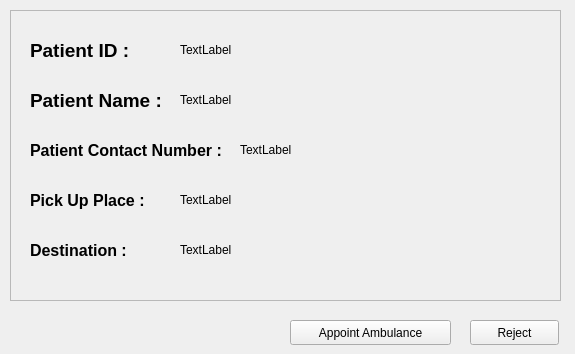
<?xml version="1.0" encoding="UTF-8"?>
<ui version="4.0">
 <class>Form</class>
 <widget class="QWidget" name="Form">
  <property name="geometry">
   <rect>
    <x>0</x>
    <y>0</y>
    <width>575</width>
    <height>354</height>
   </rect>
  </property>
  <property name="windowTitle">
   <string>Ambulance Profile</string>
  </property>
  <widget class="QFrame" name="frame">
   <property name="geometry">
    <rect>
     <x>10</x>
     <y>10</y>
     <width>551</width>
     <height>291</height>
    </rect>
   </property>
   <property name="frameShape">
    <enum>QFrame::StyledPanel</enum>
   </property>
   <property name="frameShadow">
    <enum>QFrame::Raised</enum>
   </property>
   <widget class="QLabel" name="patientContactLabel">
    <property name="geometry">
     <rect>
      <x>20</x>
      <y>120</y>
      <width>201</width>
      <height>41</height>
     </rect>
    </property>
    <property name="styleSheet">
     <string notr="true">font-size:14pt;
font-weight: bold;</string>
    </property>
    <property name="text">
     <string>&lt;html&gt;&lt;head/&gt;&lt;body&gt;&lt;p&gt;&lt;span style=&quot; font-size:12pt;&quot;&gt;Patient Contact Number :&lt;/span&gt;&lt;/p&gt;&lt;/body&gt;&lt;/html&gt;</string>
    </property>
   </widget>
   <widget class="QLabel" name="pickUpPlaceLabel">
    <property name="geometry">
     <rect>
      <x>20</x>
      <y>170</y>
      <width>151</width>
      <height>41</height>
     </rect>
    </property>
    <property name="styleSheet">
     <string notr="true">font-size:14pt;
font-weight: bold;</string>
    </property>
    <property name="text">
     <string>&lt;html&gt;&lt;head/&gt;&lt;body&gt;&lt;p&gt;&lt;span style=&quot; font-size:12pt;&quot;&gt;Pick Up Place : &lt;/span&gt;&lt;/p&gt;&lt;/body&gt;&lt;/html&gt;</string>
    </property>
   </widget>
   <widget class="QLabel" name="destinationLabel">
    <property name="geometry">
     <rect>
      <x>20</x>
      <y>220</y>
      <width>151</width>
      <height>41</height>
     </rect>
    </property>
    <property name="styleSheet">
     <string notr="true">font-size:14pt;
font-weight: bold;</string>
    </property>
    <property name="text">
     <string>&lt;html&gt;&lt;head/&gt;&lt;body&gt;&lt;p&gt;&lt;span style=&quot; font-size:12pt;&quot;&gt;Destination : &lt;/span&gt;&lt;/p&gt;&lt;/body&gt;&lt;/html&gt;</string>
    </property>
   </widget>
   <widget class="QLabel" name="patientIDLabel">
    <property name="geometry">
     <rect>
      <x>20</x>
      <y>20</y>
      <width>151</width>
      <height>41</height>
     </rect>
    </property>
    <property name="styleSheet">
     <string notr="true">font-size:14pt;
font-weight: bold;</string>
    </property>
    <property name="text">
     <string>&lt;html&gt;&lt;head/&gt;&lt;body&gt;&lt;p&gt;Patient ID :&lt;/p&gt;&lt;/body&gt;&lt;/html&gt;</string>
    </property>
   </widget>
   <widget class="QLabel" name="patientNameLabel">
    <property name="geometry">
     <rect>
      <x>20</x>
      <y>70</y>
      <width>151</width>
      <height>41</height>
     </rect>
    </property>
    <property name="styleSheet">
     <string notr="true">font-size:14pt;
font-weight: bold;</string>
    </property>
    <property name="text">
     <string>&lt;html&gt;&lt;head/&gt;&lt;body&gt;&lt;p&gt;Patient Name :&lt;/p&gt;&lt;/body&gt;&lt;/html&gt;</string>
    </property>
   </widget>
   <widget class="QLabel" name="patientID">
    <property name="geometry">
     <rect>
      <x>170</x>
      <y>30</y>
      <width>281</width>
      <height>20</height>
     </rect>
    </property>
    <property name="text">
     <string>TextLabel</string>
    </property>
   </widget>
   <widget class="QLabel" name="patientName">
    <property name="geometry">
     <rect>
      <x>170</x>
      <y>80</y>
      <width>281</width>
      <height>20</height>
     </rect>
    </property>
    <property name="text">
     <string>TextLabel</string>
    </property>
   </widget>
   <widget class="QLabel" name="patientContactNumber">
    <property name="geometry">
     <rect>
      <x>230</x>
      <y>130</y>
      <width>281</width>
      <height>20</height>
     </rect>
    </property>
    <property name="text">
     <string>TextLabel</string>
    </property>
   </widget>
   <widget class="QLabel" name="destination">
    <property name="geometry">
     <rect>
      <x>170</x>
      <y>230</y>
      <width>281</width>
      <height>20</height>
     </rect>
    </property>
    <property name="text">
     <string>TextLabel</string>
    </property>
   </widget>
   <widget class="QLabel" name="pickUpPlace">
    <property name="geometry">
     <rect>
      <x>170</x>
      <y>180</y>
      <width>281</width>
      <height>20</height>
     </rect>
    </property>
    <property name="text">
     <string>TextLabel</string>
    </property>
   </widget>
  </widget>
  <widget class="QPushButton" name="rejectButton">
   <property name="geometry">
    <rect>
     <x>470</x>
     <y>320</y>
     <width>89</width>
     <height>25</height>
    </rect>
   </property>
   <property name="text">
    <string>Reject</string>
   </property>
  </widget>
  <widget class="QPushButton" name="appointButton">
   <property name="geometry">
    <rect>
     <x>290</x>
     <y>320</y>
     <width>161</width>
     <height>25</height>
    </rect>
   </property>
   <property name="text">
    <string>Appoint Ambulance</string>
   </property>
  </widget>
 </widget>
 <resources/>
 <connections/>
</ui>
